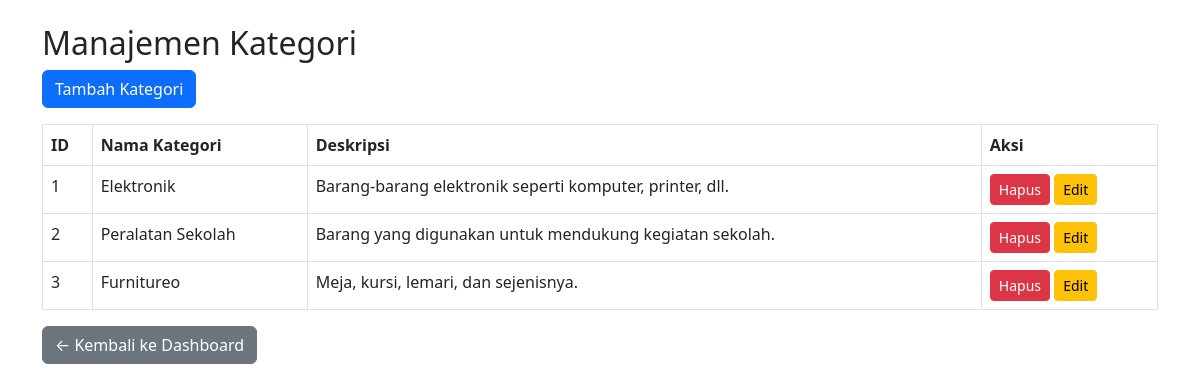
The page /kategori.php on the database its author committed.
### tables this page shows
CREATE TABLE `kategori` (
  `id_kategori` int(11) NOT NULL,
  `nama_kategori` varchar(100) DEFAULT NULL,
  `deskripsi` text DEFAULT NULL
);

### kategori.php (the view, shortened to what this page needs)
<?php
include 'koneksi.php';
$result = mysqli_query($conn, "SELECT * FROM kategori");
?>
<!DOCTYPE html>
<html lang="id">
<head>
    <link href="https://cdn.jsdelivr.net/npm/bootstrap@5.3.0/dist/css/bootstrap.min.css" rel="stylesheet">
</head>
<body>
    <div class="container mt-4">
        <h2>Manajemen Kategori</h2>
        <button class="btn btn-primary mb-3" data-bs-toggle="modal" data-bs-target="#tambahKategori">Tambah Kategori</button>
        <table class="table table-bordered">
            <thead>
                <tr>
                    <th>ID</th>
                    <th>Nama Kategori</th>
                    <th>Deskripsi</th>
                    <th>Aksi</th>
                </tr>
            </thead>
            <tbody>
                <?php while ($row = mysqli_fetch_assoc($result)) { ?>
                <tr>
                    <td><?= $row['id_kategori'] ?></td>
                    <td><?= $row['nama_kategori'] ?></td>
                    <td><?= $row['deskripsi'] ?></td>
                    <td>
                        <a href="kategori.php?hapus=<?= $row['id_kategori'] ?>" class="btn btn-danger btn-sm">Hapus</a>
                        <button class="btn btn-warning btn-sm" data-bs-toggle="modal" data-bs-target="#editKategori<?= $row['id_kategori'] ?>">Edit</button>
                    </td>
                </tr>
                <?php } ?>
            </tbody>
        </table>
    </div>
    <div class="container mt-3">
    <a href="dashboard.php" class="btn btn-secondary">← Kembali ke Dashboard</a>
</div>
</body>
</html>

### rows shown on the page
kategori: id_kategori "1", nama_kategori "Elektronik", deskripsi "Barang-barang elektronik seperti komputer, printer, dll."
kategori: id_kategori "2", nama_kategori "Peralatan Sekolah", deskripsi "Barang yang digunakan untuk mendukung kegiatan sekolah."
kategori: id_kategori "3", nama_kategori "Furnitureo", deskripsi "Meja, kursi, lemari, dan sejenisnya."
